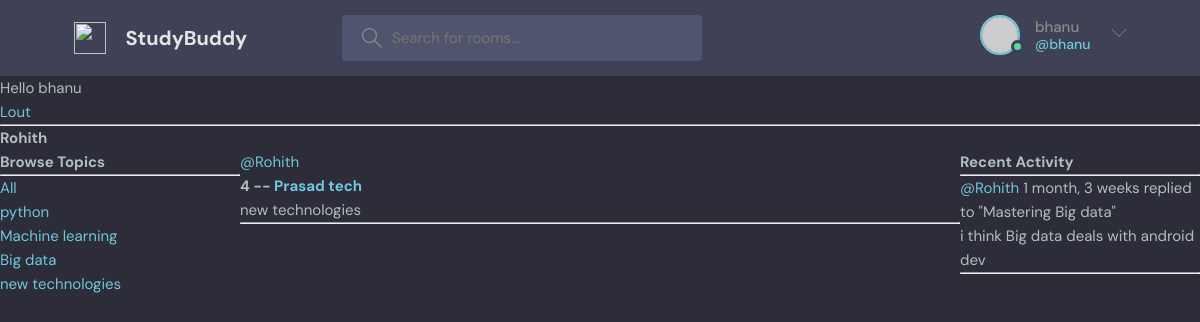
Page /userprofile/2 (signed in) on the committed database.
### base/models.py (models this page shows, shortened)
class Topic(models.Model):
     name = models.CharField(max_length=200)

class Room(models.Model):
    host = models.ForeignKey(User,on_delete=models.SET_NULL,null=True)
    topic = models.ForeignKey(Topic,on_delete=models.SET_NULL,null=True)
    name = models.CharField(max_length=200)
    description = models.TextField(null=True,blank=True)
    participants =models.ManyToManyField(User,related_name='participants',blank=True)
    updated = models.DateTimeField(auto_now=True)
    created = models.DateTimeField(auto_now_add=True)
    class Meta:
        ordering = ['-updated','-created']
    def __str__(self):
        return self.name

class Message(models.Model):
    user = models.ForeignKey(User,on_delete=models.CASCADE)
    room = models.ForeignKey(Room,on_delete=models.CASCADE)
    body = models.TextField()
    updated = models.DateTimeField(auto_now=True)
    created = models.DateTimeField(auto_now_add=True)
    class Meta:
        ordering = ['-updated','-created']
    def __str__(self):
        return self.body[0:50]

### base/views.py (the view)
# urls.py: path('userprofile/<str:pk>',views.userprofile,name="user-profile"),
def userprofile(request,pk):
    user = User.objects.get(id=pk)
    rooms = user.room_set.all()
    room_messages = user.message_set.all()
    topics = Topic.objects.all()
    context ={'user':user,'rooms':rooms,'topics':topics,'room_messages':room_messages}
    return render(request,'base/profile.html',context)

### base/templates/base/profile.html (shortened to what this page needs)
{% extends 'main.html' %}
{% block content %}
<h1>{{user.username}}</h1>
<div class="profile-container">
    <div>
    {% include 'base/topics_component.html' %}
    </div>
    <div>
    {% include 'base/feed_component.html' %}
    </div>
    <div>
        {% include 'base/activity_component.html' %}
    </div>
</div>
{% endblock content %}

### templates/navbar.html (shortened to what this page needs)
<header class="header header--loggedIn">
    <div class="container">
      <a href="{% url 'home' %}" class="header__logo">
        <img src="assets/logo.svg" />
        <h1>StudyBuddy</h1>
      </a>
      <form class="header__search" method="GET" action="{% url 'home' %}">
        <label>
          <input name="q" placeholder="Search for rooms..." />
        </label>
      </form>
      <nav class="header__menu">
    {% if request.user.is_authenticated %}
        <div class="header__user">
          <a href="profile.html">
            <div class="avatar avatar--medium active">
              <img src="https://randomuser.me/api/portraits/men/37.jpg" />
            </div>
            <p> {{request.user.username}} <span>@{{request.user.username}} </span></p>
          </a>
          <button class="dropdown-button">
            <svg version="1.1" xmlns="http://www.w3.org/2000/svg" width="32" height="32" viewBox="0 0 32 32">
              <title>chevron-down</title>
              <path d="M16 21l-13-13h-3l16 16 16-16h-3l-13 13z"></path>
            </svg>
          </button>
        </div>
        {% else %}
         <a href="{% url 'login' %}">
          <img src="./assets/avatar.svg" />
          <p>Login</p>
        </a>
        {% endif %}
      </nav>
    </div>
  </header>
{% if request.user.is_authenticated %}
<p>Hello {{request.user.username}}</p>
<a href="{% url 'logout' %}">Lout</a>
{% else %}
<a href="{% url 'login' %}">Login</a>
{% endif %}
<hr>

### base/templates/base/topics_component.html
<h3>Browse Topics</h3>
<hr>
<div>
    <a href="{% url 'home' %}"> All </a>
</div>
{% for topic in topics %}
    <div>
        <a href="{% url 'home' %}?q={{topic.name}}" > {{topic.name}} </a>
    </div>
{% endfor%}

### base/templates/base/feed_component.html (shortened to what this page needs)
<div>
    {% for room in rooms %}
    <div>
     <a href="{% url 'user-profile' room.host.id %}">@{{room.host.username}}</a>
        <h5>{{room.id}} -- <a href="/room/{{room.id}}">{{ room.name }}</a></h5>
        <small>{{room.topic.name}} </small>
        <hr>
    </div>
    {% endfor %}
 </div>

### base/templates/base/activity_component.html (shortened to what this page needs)
<h3>Recent Activity</h3>
    <hr>
    {% for room_message in room_messages %}
        <div>
            <small><a href="{% url 'user-profile' room_message.user.id %}"> @{{room_message.user}} </a>  {{room_message.created|timesince}} </small>
            <small>replied to "{{room_message.room}}" </small>
            <p>{{room_message}}</p>
            <hr>
        </div>
    {% endfor %}

### static/styles/style.css (style rules this page uses)
:root { --color-main: #71c6dd; --color-main-light: #e1f6fb; --color-dark: #3f4156; --color-dark-medium: #51546e; --color-dark-light: #696d97; --color-light: #e5e5e5; --color-gray: #8b8b8b; --color-light-gray: #b2bdbd; --color-bg: #2d2d39; --color-success: #5dd693; --color-error: #fc4b0b; }
* { font-family: "DM Sans", -apple-system, BlinkMacSystemFont, "Segoe UI", Roboto, Oxygen, Ubuntu, Cantarell, "Open Sans", "Helvetica Neue", sans-serif; margin: 0; padding: 0; box-sizing: border-box; text-rendering: optimizeLegibility; font-size: inherit; }
html { font-size: 56.25%; }
@media only screen and (min-width: 1200px) { html { font-size: 62.5%; } }
body { line-height: 1.6; font-weight: 400; font-size: 1.5rem; color: var(--color-light-gray); background-color: var(--color-bg); min-height: 100vh; }
img { width: 100%; }
a { display: inline-block; color: var(--color-main); text-decoration: none; }
.container { max-width: 120rem; width: 90%; margin: auto; }
.avatar { position: relative; display: inline-block; border-radius: 50%; border: 2px solid var(--color-main); }
.avatar img { display: block; border-radius: 50%; object-fit: cover; object-position: center; }
.avatar::after { content: ""; display: block; position: absolute; background-color: var(--color-gray); z-index: 111; border-radius: 50%; border: 0.3rem solid var(--color-dark); }
.avatar.active::after { background-color: var(--color-success); }
.avatar.avatar--medium img { width: 3.6rem; height: 3.6rem; border-radius: 50%; }
.avatar.avatar--medium:after { width: 0.7rem; height: 0.7rem; bottom: 0px; right: -6px; }
.header { padding: 1.5rem; background-color: var(--color-dark); }
.header > .container { display: flex; gap: 9.5rem; }
.header__logo, .header__user { display: flex; gap: 2rem; align-items: center; }
.header__logo > img { height: 3.2rem; width: 3.2rem; }
.header__logo > h1 { font-weight: 700; font-size: 2rem; color: var(--color-light); }
.header__search > label { background-color: var(--color-dark-medium); padding: 1.3rem 1rem; display: flex; align-items: center; gap: 1rem; border-radius: 4px; }
.header__search svg { fill: var(--color-gray); width: 2rem; height: 2rem; margin-left: 1rem; }
.header__search input { width: 30rem; background: transparent; border: none; outline: none; color: var(--color-light); }
.header__menu { margin-left: auto; position: relative; }
.header__menu a { display: flex; gap: 1.5rem; align-items: center; font-weight: 500; text-decoration: none; color: var(--color-gray); }
.header__menu img { height: 3.6rem; }
.header__menu p { line-height: 1.2; }
.header__menu span { color: var(--color-main); font-weight: 500; font-size: 1.4rem; display: block; }
.header__menu svg { width: 1.6rem; height: 1.6rem; fill: var(--color-dark-light); }
.dropdown-button { background: transparent; border: 0; outline: 0; cursor: pointer; }

### base/templates/base/profile.html (style rules this page uses)
.profile-container { display:grid; grid-template-columns: 1fr 3fr 1fr; }

### rows in the picture
Topic: name "python"
Topic: name "Machine learning"
Topic: name "Big data"
Topic: name "new technologies"
Room: host.username "Rohith", id "4", name "Prasad tech", topic.name "new technologies"
Message: user "Rohith", created "1 month, 3 weeks", room "Mastering Big data", body "i think Big data deals with android dev"

### other values in the picture
{{ request.user.username }} "bhanu"
{{ user.username }} "Rohith"
